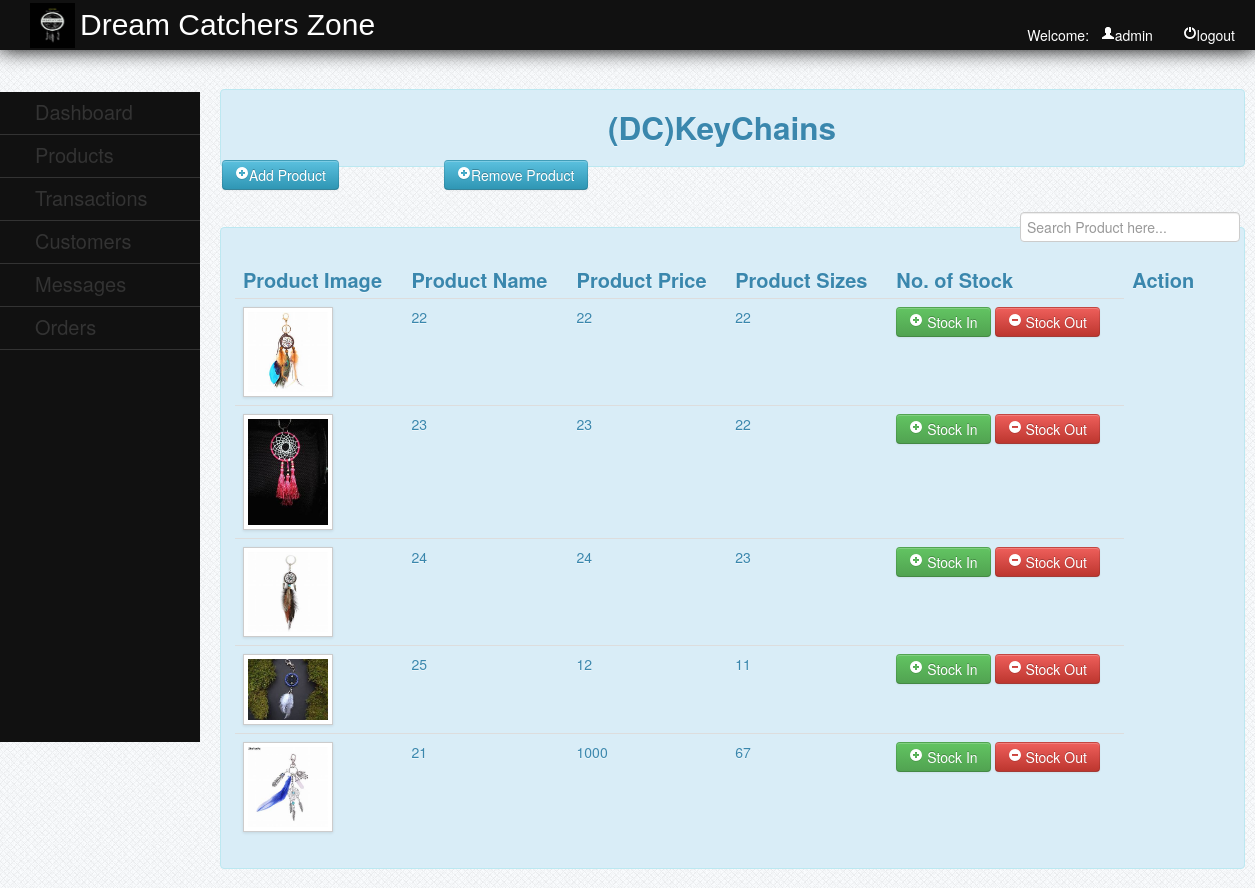
The page /admin/admin_DCK.php (signed in) on the database its author committed.
### tables this page shows
CREATE TABLE `product` (
  `product_id` int(11) NOT NULL,
  `product_name` varchar(50) NOT NULL,
  `product_price` varchar(50) NOT NULL,
  `product_image` varchar(500) NOT NULL,
  `category` varchar(250) NOT NULL
);

CREATE TABLE `stock` (
  `stock_id` int(11) NOT NULL,
  `product_id` int(11) NOT NULL,
  `qty` int(11) NOT NULL
);

### admin/admin_DCK.php (the view, shortened to what this page needs)
<?php
	include("../db/dbconn.php");
?>
<!DOCTYPE html>
<html>
<head>
	<link rel = "stylesheet" type = "text/css" href="../css/style.css" media="all">
	<link rel="stylesheet" type="text/css" href="../css/bootstrap.css">
		<link href="../facefiles/facebox.css" media="screen" rel="stylesheet" type="text/css" />
</head>
<body>
	<div id="header" style="position:fixed;">
		<img src="../img/DClogo.jpg">
		<label>Dream Catchers Zone</label>
			<?php
				$id = (int) $_SESSION['id'];
					$query = $conn->query ("SELECT * FROM admin WHERE adminid = '$id' ") or die (mysqli_error());
					$fetch = $query->fetch_array ();
			?>
			<ul>
				<li><a href="../function/admin_logout.php"><i class="icon-off icon-white"></i>logout</a></li>
				<li>Welcome:&nbsp;&nbsp;&nbsp;<i class="icon-user icon-white"></i><?php echo $fetch['username']; ?></a></li>
			</ul>
	</div>
	<br>
		<a href="#add" role="button" class="btn btn-info" data-toggle="modal" style="position:absolute;margin-left:222px; margin-top:140px; z-index:-1000;"><i class="icon-plus-sign icon-white"></i>Add Product</a>
		<a href="#remove1" role="button" class="btn btn-info" data-toggle="modal" style="position:absolute;margin-left:444px; margin-top:140px; z-index:-1000;"><i class="icon-plus-sign icon-white"></i>Remove Product</a>
	<div style="position: absolute; top:10.4%" id="leftnav">
		<ul>
			<li><a href="admin_home.php" style="color:#333;">Dashboard</a></li>
			<li><a href="admin_home.php">Products</a>
			</li>
			<li><a href="transaction.php">Transactions</a></li>
			<li><a href="customer.php">Customers</a></li>
			<li><a href="message.php">Messages</a></li>
			<li><a href="order.php">Orders</a></li>
		</ul>
	</div>
	<div id="rightcontent" style="position:absolute; top:10%;">
			<div class="alert alert-info"><center><h2>(DC)KeyChains</h2></center></div>
			<br />
				<label  style="padding:5px; float:right;"><input type="text" name="filter" placeholder="Search Product here..." id="filter"></label>
			<br />
		<div class="alert alert-info">
			<table class="table table-hover" style="background-color:;">
				<thead>
				<tr style="font-size:20px;">
					<th>Product Image</th>
					<th>Product Name</th>
					<th>Product Price</th>
					<th>Product Sizes</th>
					<th>No. of Stock</th>
					<th>Action</th>
				</tr>
				</thead>
				<tbody>
				<?php
					$query = $conn->query("SELECT * FROM `product` WHERE category='small' ORDER BY product_id DESC") or die(mysqli_error());
					while($fetch = $query->fetch_array())
						{
						$id = $fetch['product_id'];
				?>
				<tr class="del<?php echo $id?>">
					<td><img class="img-polaroid" src = "../photo/<?php echo $fetch['product_image']?>" height = "70px" width = "80px"></td>
					<td><?php echo $fetch['product_name']?></td>
					<td><?php echo $fetch['product_price']?></td>
					<?php
					$query1 = $conn->query("SELECT * FROM `stock` WHERE product_id='$id'") or die(mysqli_error());
					$fetch1 = $query1->fetch_array();
					?>
					<td><?php echo $fetch1['qty']?></td>
					<td style="width:220px;">
					<?php
					echo "<a href='stockin.php?id=".$id."' class='btn btn-success' rel='facebox'><i class='icon-plus-sign icon-white'></i> Stock In</a> ";
					echo "<a href='stockout.php?id=".$id."' class='btn btn-danger' rel='facebox'><i class='icon-minus-sign icon-white'></i> Stock Out</a>";
					?>
					</td>
				</tr>
				<?php
					}
				?>
				</tbody>
			</table>
		</div>
</body>
</html>

### css/style.css (style rules this page uses)
body { background:url(../images/bg.png) repeat scroll left top #e7ebf2; }
#header { height:50px; width:100%; background-color:#111; color:#fff; text-indent:10px; -webkit-box-shadow:0px 0px 20px 0px black; -moz-box-shadow:0px 0px 20px 0px black; box-shadow:0px 0px 20px 0px black; }
#header img { position:absolute; height:45px; width:45px; margin-left:20px; margin-top:2.5px; }
#header label { position:relative; top:15px; color:#fff; text-indent:80px; font-size:30px; clear:both; font-family:arial; }
#header ul { list-style-type:none; position:relative; }
#header ul li { display:inline; position:relative; float:right; margin-right:20px; }
#header ul li a { text-decoration:none; color:#fff; }
#leftnav { position:fixed; background-color:#111; width:200px; top:7%; height:650px; }
#leftnav ul { list-style-type:none; text-indent:35px; right:25px; position:relative; }
#leftnav ul li { border-bottom:1px solid #333; padding-top:10px; padding-bottom:10px; width:200px; }
#leftnav ul li a { text-decoration:none; color:#333; font-size:20px; }
#rightcontent { position:relative; width:1025px; top:50px; left:220px; z-index:-99999; }

### rows shown on the page
product: product_image (picture), product_name "22", product_price "22", stock.qty "22"
product: product_image (picture), product_name "23", product_price "23", stock.qty "22"
product: product_image (picture), product_name "24", product_price "24", stock.qty "23"
product: product_image (picture), product_name "25", product_price "12", stock.qty "11"
product: product_image (picture), product_name "21", product_price "1000", stock.qty "67"

### other values the page prints
$fetch['username'] "admin"
